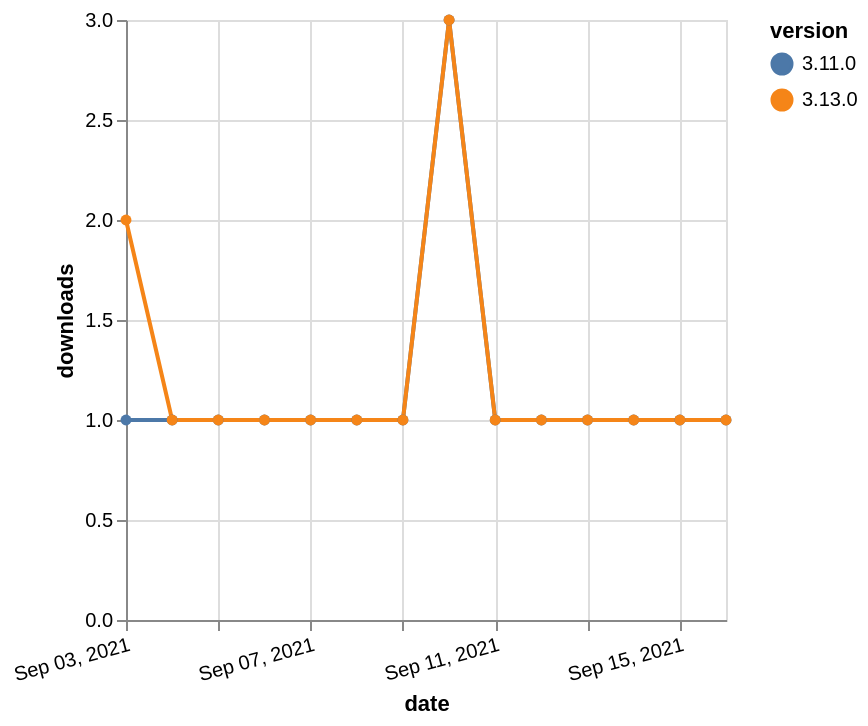

Here is the Vega-Lite specification saved for this chart:
### Vega-Lite specification from a JSON file in a GitHub repository (floating-point values rounded to 4 significant figures)
{"$schema": "https://vega.github.io/schema/vega-lite/v5.json", "description": "A simple bar chart with embedded data.", "data": {"values": [{"date": "2021-09-03", "total": 184, "delta": 1, "version": "3.11.0"}, {"date": "2021-09-04", "total": 185, "delta": 1, "version": "3.11.0"}, {"date": "2021-09-05", "total": 186, "delta": 1, "version": "3.11.0"}, {"date": "2021-09-06", "total": 187, "delta": 1, "version": "3.11.0"}, {"date": "2021-09-07", "total": 188, "delta": 1, "version": "3.11.0"}, {"date": "2021-09-08", "total": 189, "delta": 1, "version": "3.11.0"}, {"date": "2021-09-09", "total": 190, "delta": 1, "version": "3.11.0"}, {"date": "2021-09-10", "total": 193, "delta": 3, "version": "3.11.0"}, {"date": "2021-09-11", "total": 194, "delta": 1, "version": "3.11.0"}, {"date": "2021-09-12", "total": 195, "delta": 1, "version": "3.11.0"}, {"date": "2021-09-13", "total": 196, "delta": 1, "version": "3.11.0"}, {"date": "2021-09-14", "total": 197, "delta": 1, "version": "3.11.0"}, {"date": "2021-09-15", "total": 198, "delta": 1, "version": "3.11.0"}, {"date": "2021-09-16", "total": 199, "delta": 1, "version": "3.11.0"}, {"date": "2021-09-03", "total": 114, "delta": 2, "version": "3.13.0"}, {"date": "2021-09-04", "total": 115, "delta": 1, "version": "3.13.0"}, {"date": "2021-09-05", "total": 116, "delta": 1, "version": "3.13.0"}, {"date": "2021-09-06", "total": 117, "delta": 1, "version": "3.13.0"}, {"date": "2021-09-07", "total": 118, "delta": 1, "version": "3.13.0"}, {"date": "2021-09-08", "total": 119, "delta": 1, "version": "3.13.0"}, {"date": "2021-09-09", "total": 120, "delta": 1, "version": "3.13.0"}, {"date": "2021-09-10", "total": 123, "delta": 3, "version": "3.13.0"}, {"date": "2021-09-11", "total": 124, "delta": 1, "version": "3.13.0"}, {"date": "2021-09-12", "total": 125, "delta": 1, "version": "3.13.0"}, {"date": "2021-09-13", "total": 126, "delta": 1, "version": "3.13.0"}, {"date": "2021-09-14", "total": 127, "delta": 1, "version": "3.13.0"}, {"date": "2021-09-15", "total": 128, "delta": 1, "version": "3.13.0"}, {"date": "2021-09-16", "total": 129, "delta": 1, "version": "3.13.0"}]}, "width": "container", "mark": {"type": "line", "point": {"filled": true}}, "encoding": {"x": {"field": "date", "type": "temporal", "timeUnit": "yearmonthdate", "title": "date", "axis": {"labelAngle": -15}}, "y": {"field": "delta", "type": "quantitative", "title": "downloads"}, "color": {"field": "version", "type": "nominal"}, "tooltip": {"field": "delta"}}}
